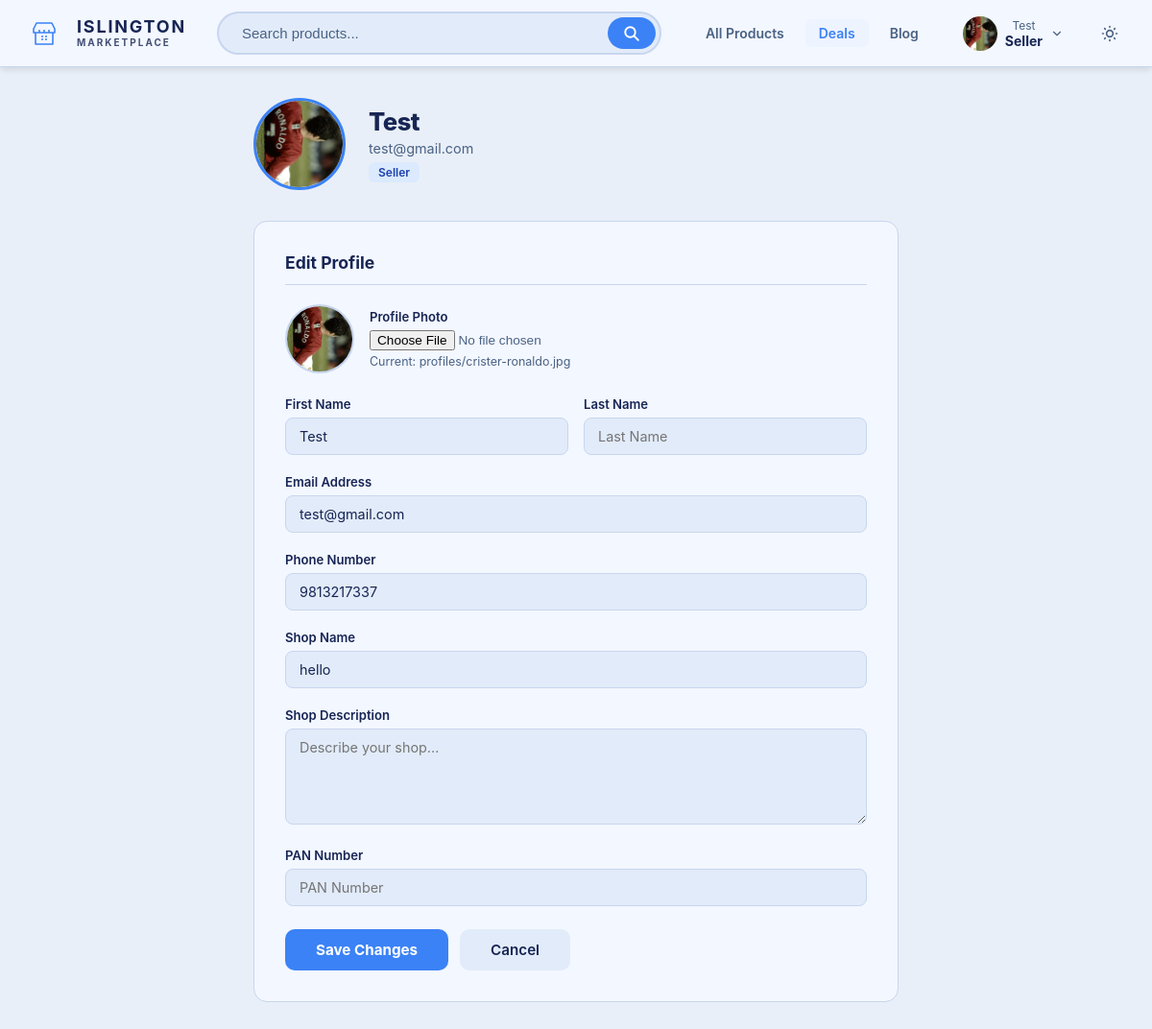
Screenshot of /profile/ (signed in) with the database file from the repository.
### accounts/models.py (models this page shows, shortened)
class Seller(models.Model):
    user = models.OneToOneField(User, on_delete=models.CASCADE, related_name='seller_profile')
    phone = models.CharField(max_length=15, blank=True)
    image = models.FileField(upload_to='profiles/', blank=True)
    shop_name = models.CharField(max_length=200)
    shop_description = models.TextField(blank=True)
    pan_number = models.CharField(max_length=20, blank=True)
    created_at = models.DateTimeField(auto_now_add=True)

### accounts/views.py (the view)
# urls.py: path('profile/', views.profile_view, name='profile'),
@login_required
def profile_view(request):
    if hasattr(request.user, 'seller_profile'):
        return seller_profile(request)
    elif hasattr(request.user, 'customer_profile'):
        return customer_profile(request)
    messages.info(request, 'Please complete your profile setup.')
    return redirect('home')

### accounts/views.py (called while the page is built)
@login_required
def seller_profile(request):
    seller = request.user.seller_profile
    if request.method == 'POST':
        form = SellerProfileForm(request.POST, request.FILES, instance=seller, user=request.user)
        if form.is_valid():
            form.save()
            messages.success(request, 'Profile updated successfully!')
            return redirect('profile')
    else:
        form = SellerProfileForm(instance=seller, user=request.user)
    return render(request, 'accounts/profile.html', {
        'form': form,
        'profile': seller,
        'user_type': 'seller',
    })

### cart/context_processors.py (called while the page is built)
def cart_context(request):
    cart = request.session.get('cart', {})
    return {'cart_product_ids': set(cart.keys())}

### accounts/templates/accounts/profile.html (shortened to what this page needs)
{% extends 'layouts/base.html' %}
{% load static %}
{% block extra_head %}
  <link rel="stylesheet" href="{% static 'css/pages/seller.css' %}">
{% endblock %}
{% block content %}
<section class="profile-page">
  <div class="profile-header">
    {% if profile.image and profile.image.name %}
      <img src="{{ profile.image.url }}" alt="{{ user.username }}" class="profile-avatar">
    {% else %}
      <div class="profile-avatar-placeholder">{{ user.first_name|first|upper|default:user.username|first|upper }}</div>
    {% endif %}
    <div class="profile-info">
      <h1>{{ user.get_full_name|default:user.username }}</h1>
      <p>{{ user.email }}</p>
      {% if user_type == 'seller' %}
        <span class="profile-role-badge profile-role-seller">Seller</span>
      {% else %}
        <span class="profile-role-badge profile-role-customer">Customer</span>
      {% endif %}
    </div>
  </div>
  <div class="profile-card">
    <h2 class="profile-section-title">Edit Profile</h2>
    <form method="post" enctype="multipart/form-data">
      <div class="profile-avatar-upload">
        {% if profile.image and profile.image.name %}
          <img src="{{ profile.image.url }}" alt="" class="profile-avatar-preview" id="avatarPreview">
        {% else %}
          <div class="profile-avatar-placeholder" style="width:72px;height:72px;font-size:1.5rem;" id="avatarPlaceholder">{{ user.first_name|first|upper|default:user.username|first|upper }}</div>
          <img src="" alt="" class="profile-avatar-preview" id="avatarPreview" style="display:none;">
        {% endif %}
        <div class="profile-avatar-upload-info">
          <label class="seller-form-label">Profile Photo</label>
          {{ form.image }}
          {% if profile.image and profile.image.name %}
            <small>Current: {{ profile.image.name }}</small>
          {% endif %}
        </div>
      </div>
      <div class="seller-form-row">
        <div class="seller-form-group">
          <label class="seller-form-label">First Name</label>
          {{ form.first_name }}
        </div>
        <div class="seller-form-group">
          <label class="seller-form-label">Last Name</label>
          {{ form.last_name }}
        </div>
      </div>
      <div class="seller-form-group">
        <label class="seller-form-label">Email Address</label>
        {{ form.email }}
      </div>
      <div class="seller-form-group">
        <label class="seller-form-label">Phone Number</label>
        {{ form.phone }}
      </div>
      {% if user_type == 'seller' %}
        <div class="seller-form-group">
          <label class="seller-form-label">Shop Name</label>
          {{ form.shop_name }}
        </div>
        <div class="seller-form-group">
          <label class="seller-form-label">Shop Description</label>
          {{ form.shop_description }}
        </div>
        <div class="seller-form-group">
          <label class="seller-form-label">PAN Number</label>
          {{ form.pan_number }}
        </div>
      {% endif %}
      <div class="profile-form-actions">
        <button type="submit" class="profile-btn-save">Save Changes</button>
        <a href="{% url 'home' %}" class="profile-btn-cancel">Cancel</a>
      </div>
    </form>
  </div>
</section>
{% endblock %}

### IMP/templates/includes/navbar.html (shortened to what this page needs)
<nav class="navbar">
    <a href="/" class="nav-brand{% if request.resolver_match.url_name == 'home' %} nav-brand-active{% endif %}">
        <div class="brand-icon">
            <svg xmlns="http://www.w3.org/2000/svg" width="32" height="32" viewBox="0 0 16 16" fill="none" stroke="currentColor" stroke-width="0.8" stroke-linejoin="round">
                <path d="M3 7.5h2.5m0 0V6m0 1.5H8m0 0V6m0 1.5h2.5m0 0V6m0 1.5H13m-6.5 2h1m1 0h1m-1 1.5h1m-3 0h1m-4 2.5v-6h-1v-2l1.5-3h8l1.5 3v2h-1v6z"/>
            </svg>
        </div>
        <div class="brand-text">
            <span class="brand-line">ISLINGTON</span>
            <span class="brand-line brand-sub">MARKETPLACE</span>
        </div>
    </a>
    <form class="nav-search-container" method="get" action="{% url 'product_list' %}">
        <input type="text" name="q" class="nav-search-input" placeholder="Search products...">
        <button type="submit" class="nav-search-btn">
            <svg width="18" height="18" fill="none" stroke="currentColor" stroke-width="2.5" viewBox="0 0 24 24">
                <path stroke-linecap="round" stroke-linejoin="round" d="M21 21l-6-6m2-5a7 7 0 11-14 0 7 7 0 0114 0z"></path>
            </svg>
        </button>
    </form>
    <div class="nav-links">
        <a href="{% url 'product_list' %}" class="nav-link{% if request.resolver_match.url_name == 'product_list' %} nav-link-active{% endif %}">All Products</a>
        <a href="{% url 'deals' %}" class="nav-link nav-link-highlight{% if request.resolver_match.url_name == 'deals' %} nav-link-active{% endif %}">Deals</a>
        <a href="{% url 'blog_list' %}" class="nav-link{% if request.resolver_match.url_name == 'blog_list' %} nav-link-active{% endif %}">Blog</a>
    </div>
    <div class="nav-actions">
        {% if user.is_authenticated %}
        <div class="nav-dropdown">
            <button class="action-link nav-dropdown-trigger">
                <div class="nav-avatar">
                  {% with profile=user.seller_profile|default:user.customer_profile %}
                  {% if profile and profile.image.name %}
                    <img src="{{ profile.image.url }}" alt="" class="nav-avatar-img">
                  {% else %}
                    <svg width="24" height="24" fill="none" stroke="currentColor" stroke-width="2" viewBox="0 0 24 24">
                        <path stroke-linecap="round" stroke-linejoin="round" d="M16 7a4 4 0 11-8 0 4 4 0 018 0zM12 14a7 7 0 00-7 7h14a7 7 0 00-7-7z"/>
                    </svg>
                  {% endif %}
                  {% endwith %}
                </div>
                <div class="action-text">
                    <span class="action-label">{{ user.first_name|default:user.username }}</span>
                    <span class="action-value">{% if user.is_staff %}Admin{% elif user.seller_profile %}Seller{% elif user.customer_profile %}Customer{% endif %}</span>
                </div>
                <svg class="dropdown-chevron" width="14" height="14" fill="none" stroke="currentColor" stroke-width="2" viewBox="0 0 24 24">
                    <path stroke-linecap="round" stroke-linejoin="round" d="M6 9l6 6 6-6"/>
                </svg>
            </button>
        </div>
        {% endif %}
        <button class="theme-toggle" id="themeToggle" aria-label="Toggle dark mode">
        </button>
    </div>
</nav>

### static/css/global.css (style rules this page uses)
:root { --blue-50: #EFF6FF; --blue-100: #DBEAFE; --blue-200: #BFDBFE; --blue-300: #93C5FD; --blue-400: #60A5FA; --blue-500: #3B82F6; --blue-600: #2563EB; --blue-700: #1D4ED8; --blue-800: #1E40AF; --blue-900: #1E3A8A; --blue-950: #172554; --color-accent: var(--blue-500); --color-accent-dark: var(--blue-600); --bg-main: #e9eff8; --bg-surface: #f3f7ff; --bg-card: #ffffff; --bg-input: #e2ebf9; --bg-input-hover: #d6e3f7; --border-soft: #c7d6ef; --border-strong: #a9bfdf; --surface-tint: #edf3ff; --text-main: var(--blue-950); --text-muted: #4a6285; --shadow-float: 0 8px 32px rgba(0, 0, 0, 0.08); --shadow-scrolled: 0 4px 20px rgba(0, 0, 0, 0.12); --transition-fast: 0.2s ease; --transition-medium: 0.3s ease; }
*, *::before, *::after { box-sizing: border-box; margin: 0; padding: 0; }
body { font-family: -apple-system, BlinkMacSystemFont, "Segoe UI", Roboto, Helvetica, Arial, sans-serif; background-color: var(--bg-main); color: var(--text-main); -webkit-font-smoothing: antialiased; min-height: 100vh; display: flex; flex-direction: column; overflow-x: hidden; transition: background-color 0.3s ease, color 0.3s ease; }
a { text-decoration: none; color: inherit; }
button { border: none; background: none; cursor: pointer; font-family: inherit; }

### static/css/pages/seller.css (style rules this page uses)
.seller-form-group { margin-bottom: 1.25rem; }
.seller-form-label { display: block; font-size: 0.82rem; font-weight: 600; color: var(--text-main); margin-bottom: 6px; }
.seller-form-row { display: grid; grid-template-columns: 1fr 1fr; gap: 1rem; }
.form-input, .form-textarea, .form-select { width: 100%; padding: 10px 14px; background: var(--bg-input); border: 1px solid var(--border-soft); border-radius: 8px; font-size: 0.9rem; color: var(--text-main); font-family: inherit; transition: border-color var(--transition-fast); }
.form-textarea { resize: vertical; min-height: 100px; }
.form-file { font-size: 0.85rem; color: var(--text-muted); }

### accounts/templates/accounts/profile.html (style rules this page uses)
.profile-page { max-width: 720px; margin: 2rem auto; padding: 0 24px; }
.profile-header { display: flex; align-items: center; gap: 1.5rem; margin-bottom: 2rem; }
.profile-avatar { width: 96px; height: 96px; border-radius: 50%; object-fit: cover; border: 3px solid var(--color-accent); flex-shrink: 0; }
.profile-info h1 { font-size: 1.6rem; font-weight: 800; color: var(--text-main); margin: 0 0 4px 0; letter-spacing: -0.02em; }
.profile-info p { font-size: 0.9rem; color: var(--text-muted); margin: 0; }
.profile-role-badge { display: inline-block; padding: 3px 10px; border-radius: 6px; font-size: 0.75rem; font-weight: 600; margin-top: 6px; }
.profile-role-seller { background: #dbeafe; color: #1e40af; }
.profile-card { background: var(--bg-surface); border: 1px solid var(--border-soft); border-radius: 14px; padding: 2rem; }
.profile-section-title { font-size: 1.1rem; font-weight: 700; color: var(--text-main); margin: 0 0 1.25rem 0; padding-bottom: 0.75rem; border-bottom: 1px solid var(--border-soft); }
.profile-avatar-upload { display: flex; align-items: center; gap: 1rem; margin-bottom: 1.5rem; }
.profile-avatar-preview { width: 72px; height: 72px; border-radius: 50%; object-fit: cover; border: 2px solid var(--border-soft); }
.profile-avatar-upload-info { flex: 1; }
.profile-avatar-upload-info .form-file { display: block; }
.profile-avatar-upload-info small { display: block; margin-top: 4px; font-size: 0.78rem; color: var(--text-muted); }
.profile-form-actions { display: flex; gap: 12px; margin-top: 1.5rem; }
.profile-btn-save { padding: 0.75rem 2rem; background: var(--color-accent); color: #fff; font-size: 0.95rem; font-weight: 700; border-radius: 10px; border: none; cursor: pointer; transition: background var(--transition-fast); }
.profile-btn-cancel { padding: 0.75rem 2rem; background: var(--bg-input); color: var(--text-main); font-size: 0.95rem; font-weight: 600; border-radius: 10px; text-decoration: none; transition: background var(--transition-fast); }

### rows the page displays
Seller: image (picture), image.name "profiles/crister-ronaldo.jpg", phone "9813217337", shop_name "hello"

### other values shown
{{ user.first_name|default:user.username }} "Test"
{{ user.get_full_name|default:user.username }} "Test"
{{ user.email }} "test@gmail.com"
